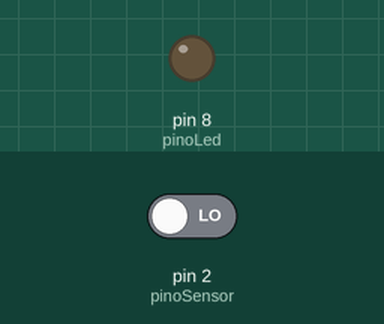
Recording of a sketch running on a simulated Arduino Uno, built with avr-gcc and run on an emulated ATmega328P. Shown: output pins drawn as LEDs (lit = HIGH). Dashed ring = blinking. Inputs (shaded band) come from the test bench; at power-on: pin 2 (pinoSensor) LOW.

Above: at 1.2 s.
1.3 s: pin 2 (pinoSensor) driven HIGH
At 1.7 s:
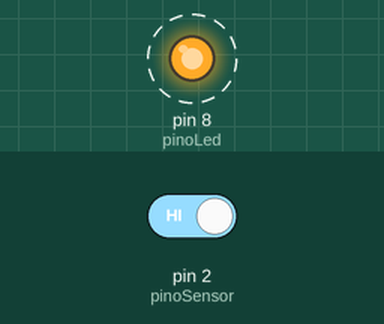
4.3 s: pin 2 (pinoSensor) driven LOW
At 5.1 s:
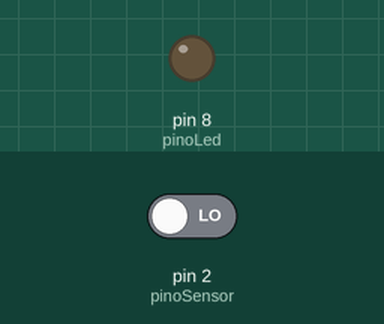
Timing chart, 0 to 7.3 s (numbered marks = the images above; inputs shaded):
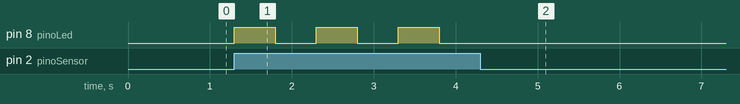

Measured:
- after the input at 1.3 s, pin 8 (pinoLed): alternates HIGH for 0.50 s and LOW for 0.50 s, starting at once
- after the input at 4.3 s, pin 8 (pinoLed): stops changing and stays LOW

The sketch:

algoritmo_acende_led_palma.ino
```cpp
int pinoLed = 8; //PINO DIGITAL UTILIZADO PELO LED
int pinoSensor = 2; //PINO DIGITAL UTILIZADO PELO SENSOR
int estadoSensor; //VARIÁVEL QUE ARMAZENA O ESTADO DA SAÍDA DO SENSOR (HIGH / LOW)

void setup(){
  pinMode(pinoSensor, INPUT); //DEFINE O PINO COMO ENTRADA
  pinMode(pinoLed, OUTPUT); //DEFINE O PINO COMO SAÍDA
}

void loop(){
  if (digitalRead(pinoSensor) == HIGH){ //SE A LEITURA DO PINO FOR IGUAL A HIGH, FAZ
      estadoSensor = digitalRead(pinoLed); //LÊ O ESTADO ATUAL DO PINO E ARMAZENA NA VARIÁVEL
      digitalWrite(pinoLed, !estadoSensor); //MUDA O ESTADO ATUAL DO LED COMPARANDO COM O ESTADO
      //ARMAZENADO NA VARIÁVEL estadoSensor
      delay(500); //INTERVALO DE 500 MILISSEGUNDOS
  }
}
```
